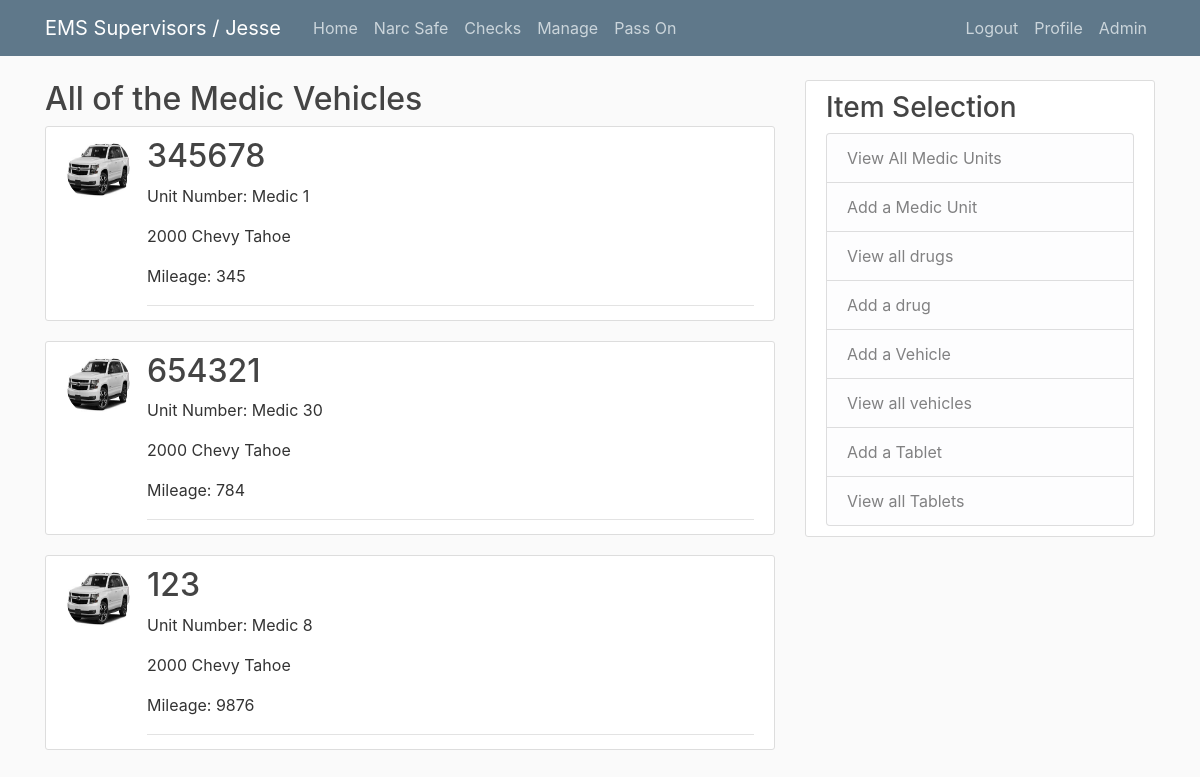
Page /manage/vehicle/ (signed in) on the committed database.
### components/models.py (models this page shows, shortened)
class Vehicle(models.Model):
    property_number = models.IntegerField()
    unit_number = models.ForeignKey('MedicUnit', on_delete=models.PROTECT)
    image = models.ImageField(default='default_vehicle.jpg', upload_to='vehicle_profile_pics')
    make = models.CharField(max_length=40)
    model = models.CharField(max_length=40)
    year = models.IntegerField(default='2000')
    date_created = models.DateField(auto_now=True)
    mileage = models.IntegerField(default='0')
    def __str__(self):
        return str(self.property_number)
    def get_mileage(self):
        mileage_dict = {}
        for prop_num in self.objects.all():
            find_record = DailyCheck.objects.filter(unit_property_number=prop_num).latest('record_date')
            if find_record != None:
                mileage_dict.update({prop_num.property_number:find_record.mileage})
            else:
                continue
        return mileage_dict

class MedicUnit(models.Model):
    unit_name = models.CharField(max_length=50, default='')
    is_active = models.BooleanField(default=True)
    def __str__(self):
        return self.unit_name

### components/views.py (the view)
# urls.py: path('manage/vehicle/', UnitListView.as_view(), name='vehicle'),
class UnitListView(LoginRequiredMixin, ListView):
    model = Vehicle
    ordering = ['unit_number']
    def get_context_data(self, **kwargs):
        kwargs['mileage_list'] = Vehicle.get_mileage(Vehicle)
        return super(UnitListView, self).get_context_data(**kwargs)

### templates/components/vehicle_list.html
{% extends 'components/manage_base.html' %}
{% block content %}
<div>
    <h2>All of the Medic Vehicles</h2>
     {% for unit in object_list %}
        <article class="media content-section">
            <img class="rounded-circle article-img" src="{{ unit.image.url }}">
            <div class="media-body">
                <h2><a class="article-title" href="#">{{ unit }}</a></h2>
                <div class="article-metadata">
                <p class="article-content">Unit Number: {{ unit.unit_number }}</p>
                <p class="article-content">{{ unit.year }} {{ unit.make }} {{ unit.model }}</p>
                {% if unit.property_number in mileage_list.keys %}
                    {% for prop_num, mileage in mileage_list.items %}
                    {% if unit.property_number == prop_num %}
                    <p class="article-content">Mileage: {{ mileage }}</p>
                    {% endif %}
                    {% endfor %}
                {% else %}
                <p class="article-content">Mileage: {{ unit.mileage }}</p>
                {% endif %}
            </div>
            </article>
    {% endfor %}
</div>
{% endblock %}

### templates/base.html (shortened to what this page needs)
{% load static %}
<!DOCTYPE html>
<html lang="en">
<head>
    <link rel="stylesheet" href="https://maxcdn.bootstrapcdn.com/bootstrap/4.0.0/css/bootstrap.min.css">
    <link rel="stylesheet" type="text/css" href="{% static 'blog/main.css' %}">
</head>
<body>
    <header class="site-header">
        <nav class="navbar navbar-expand-md navbar-dark bg-steel fixed-top">
            <div class="container">
            {% if request.user.is_anonymous == True %}
            <a class="navbar-brand mr-4" href="/">EMS Supervisors / Logged Out</a>
            {% else %}
            <a class="navbar-brand mr-4" href="/">EMS Supervisors / {{ request.user|title }}</a>
            {% endif %}
            <div class="collapse navbar-collapse" id="navbarToggle">
                <div class="navbar-nav mr-auto">
                <a class="nav-item nav-link" href="{% url 'home' %}">Home</a>
                <a class="nav-item nav-link" href="{% url 'safe_home_view' %}">Narc Safe</a>
                <a class="nav-item nav-link" href="{% url 'check_home_view' %}">Checks</a>
                <a class="nav-item nav-link" href="{% url 'component_home_view' %}">Manage</a>
                <a class="nav-item nav-link" href="{% url 'blog' %}">Pass On</a>
                </div>
                <div class="navbar-nav">
                {% if user.is_authenticated %}
                    <a class="nav-item nav-link" href="{% url 'logout' %}">Logout</a>
                    <a class="nav-item nav-link" href="{% url 'profile' %}">Profile</a>
                    <a class="nav-item nav-link" href="/admin">Admin</a>
                {% else %}
                    <a class="nav-item nav-link" href="{% url 'login' %}">Login</a>
                    <a class="nav-item nav-link" href="{% url 'register' %}">Register</a>
                {% endif %}
                </div>
            </div>
            </div>
        </nav>
    </header>
    <main role="main" class="container">
        <div class="row">
            <div class="col-md-8">
            {% block content %}{% endblock %}
            </div>
            {% if request.get_full_path == '/' %}
                <div class="col-md-4">
                <div class="content-section">
                    <h3>Additional Information</h3>
                    <p class='text-muted'>You can put any information here you'd like.
                    <ul class="list-group">
                        <li class="list-group-item list-group-item-light">Latest Posts</li>
                        <li class="list-group-item list-group-item-light">Announcements</li>
                        <li class="list-group-item list-group-item-light">Calendars</li>
                        <li class="list-group-item list-group-item-light">etc</li>
                    </ul>
                    </p>
            {% else %}
                {% block content_too %}
                {% endblock %}
            {% endif %}
            </div>
            </div>
        </div>
        </main>
</body>
</html>

### blog/static/blog/main.css (style rules this page uses)
body { background: #fafafa; color: #333333; margin-top: 5rem; }
h1, h2, h3, h4, h5, h6 { color: #444444; }
.bg-steel { background-color: #5f788a; }
.site-header .navbar-nav .nav-link { color: #cbd5db; }
.content-section { background: #ffffff; padding: 10px 20px; border: 1px solid #dddddd; border-radius: 3px; margin-bottom: 20px; }
.article-title { color: #444444; }
.article-content { white-space: pre-line; }
.article-img { height: 65px; width: 65px; margin-right: 16px; }
.article-metadata { padding-bottom: 1px; margin-bottom: 4px; border-bottom: 1px solid #e3e3e3 }

### rows in the picture
Vehicle: image (placeholder picture), property_number "345678", unit_number "Medic 1", year "2000", make "Chevy", model "Tahoe", mileage_list "345"
Vehicle: image (placeholder picture), property_number "654321", unit_number "Medic 30", year "2000", make "Chevy", model "Tahoe", mileage_list "784"
Vehicle: image (placeholder picture), property_number "123", unit_number "Medic 8", year "2000", make "Chevy", model "Tahoe", mileage_list "9876"

### other values in the picture
{{ request.user|title }} "Jesse"
